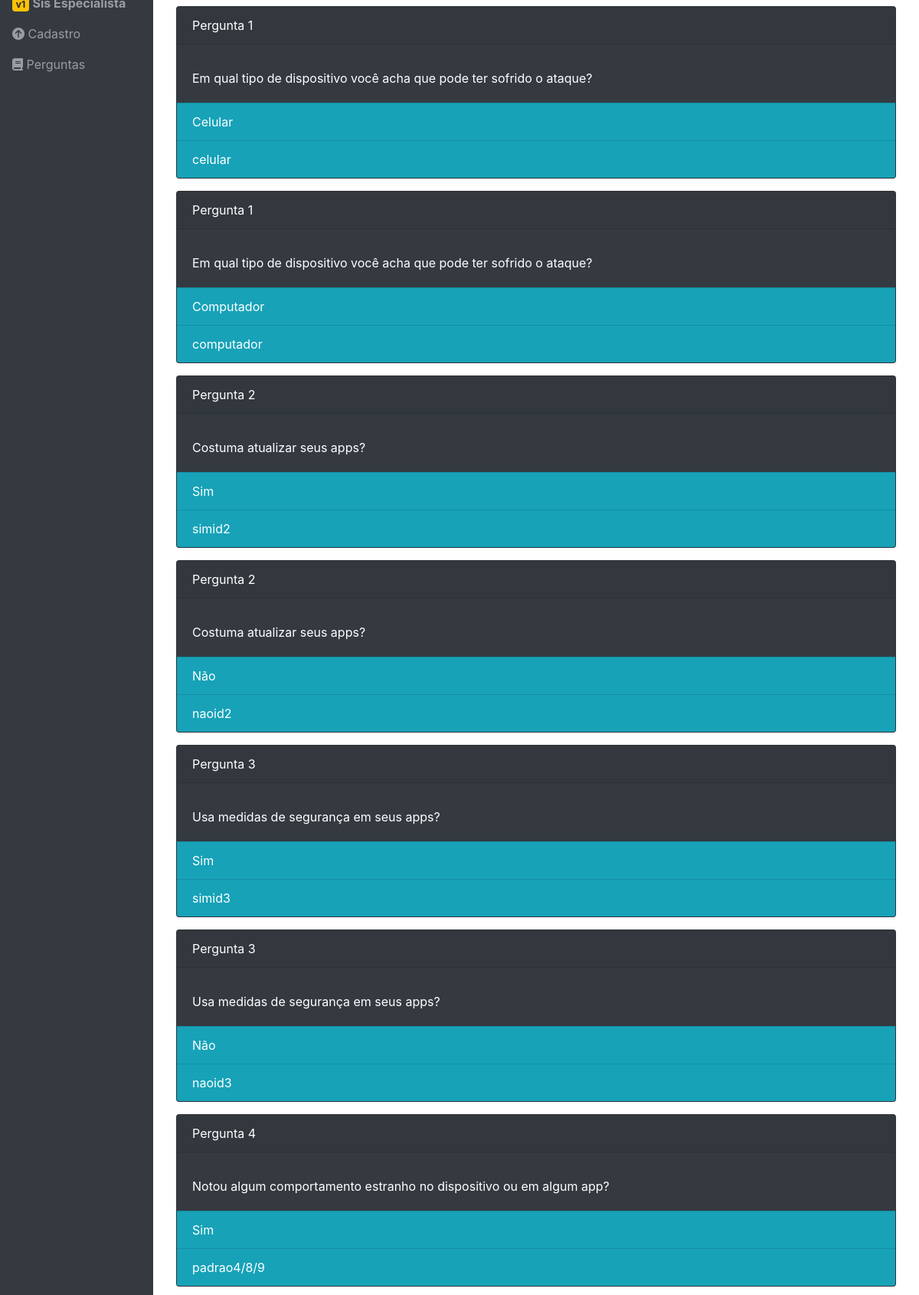
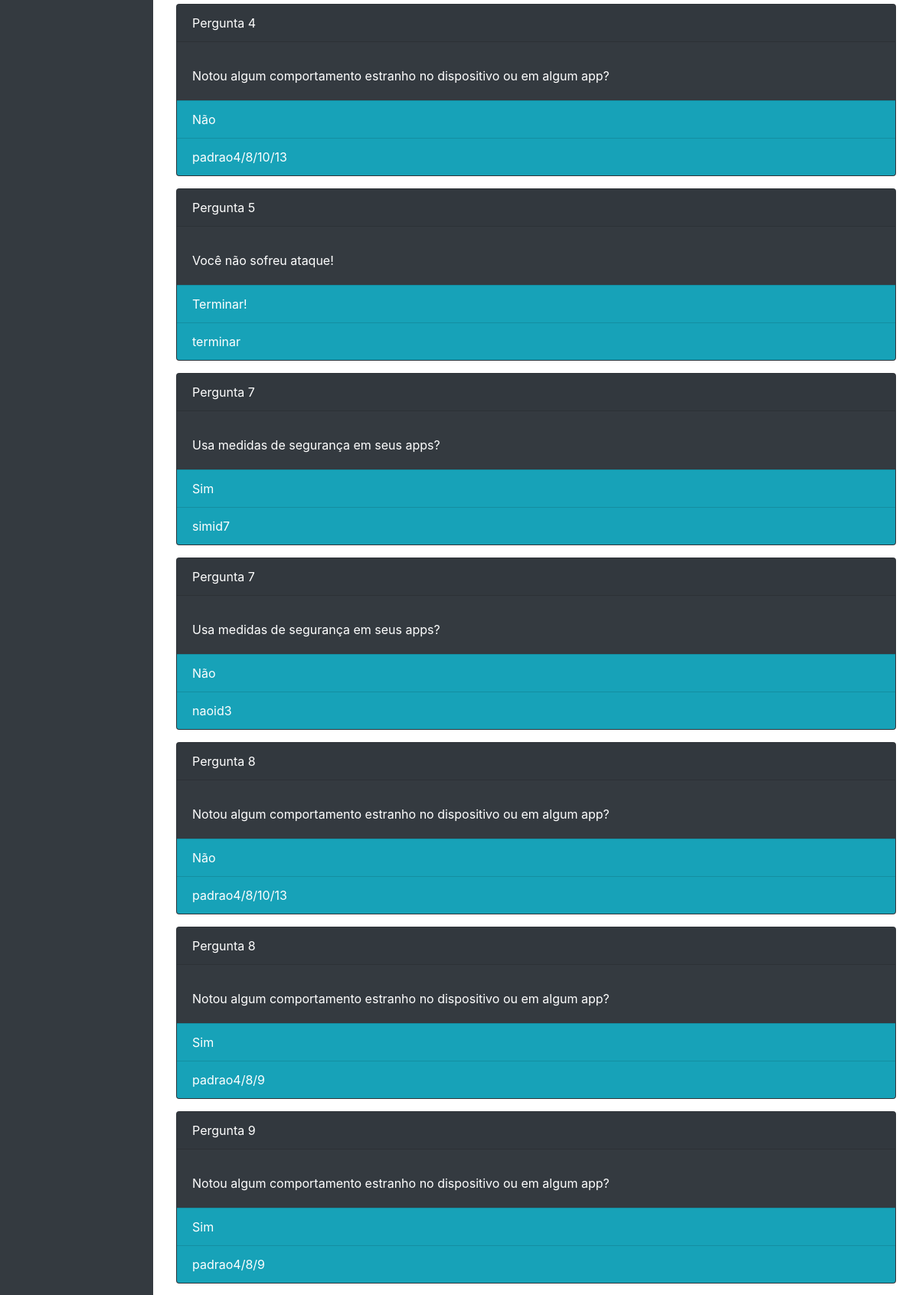
/perguntas.php (upper part), run on the app's committed database (2 pictures, top to bottom).
### tables this page shows
CREATE TABLE `tb_respostas` (
  `id_reposta` int(11) NOT NULL,
  `fk_id_pergunta` int(11) NOT NULL,
  `resp_return` varchar(200) NOT NULL,
  `valor` varchar(200) NOT NULL
);

CREATE TABLE `tb_questoes` (
  `id_pergunta` int(11) NOT NULL,
  `pergunta` varchar(300) NOT NULL,
  `resp_chamada` varchar(500) NOT NULL
);

### controller.php (called while the page is built, shortened)
<?php
require "questao.service.php";
require "conexao.php";
$acao = isset($_GET['acao']) ? $_GET['acao'] : $acao;
if ($acao == 'recuperaFalaInfinity') {
	$questao = new Questao();
	$resposta = new Resposta();
	$conexao = new Conexao();
	$questao->__set('resposta', $_POST['resposta']);
	$questaoService = new QuestaoService($conexao, $questao, $resposta);
	$questoes = $questaoService->recuperar();
	echo json_encode($questoes);
} else if ($acao == 'recuperaAll') {
	$questao = new Questao();
	$conexao = new Conexao();
	$resposta = new Resposta();
	$questaoService = new QuestaoService($conexao, $questao, $resposta);
	$questoes = $questaoService->recuperaAll();
} else if ($acao == 'recuperaPerguntas') {
	$questao = new Questao();
	$conexao = new Conexao();
	$resposta = new Resposta();
	$questaoService = new QuestaoService($conexao, $questao, $resposta);
	$questoes = $questaoService->recuperaPerguntas();
}
	?>

### conexao.php (called while the page is built)
<?php
class Conexao {
	private $host = 'localhost';
	private $dbname = 'facu';
	private $user = 'root';
	private $pass = '';
	public function conectar() {
		try {
			$conn = new PDO("mysql:host=$this->host;dbname=$this->dbname", "$this->user", "$this->pass");
			$conn->exec("SET CHARACTER SET utf8");
			return $conn;
		} catch(PDOException $e) {
			echo 'Erro de conexão: ' . $e->getMessage();
		}
	}
}
?>

### questao.service.php (called while the page is built, shortened)
<?php
class QuestaoService {
	private $conexao;
	public function __construct(Conexao $conexao, Questao $questao, Resposta $resposta) {
		$this->conexao = $conexao->conectar();
	}
	public function recuperaAll() {
		$query = "
		SELECT
			q.pergunta, q.id_pergunta, r.resp_return, r.valor
		FROM
			tb_questoes as q
		INNER JOIN
			tb_respostas as r
		ON
			(q.id_pergunta = r.fk_id_pergunta)
		";
		$stmt = $this->conexao->prepare($query);
		$stmt->execute();
		return $stmt->fetchAll(PDO::FETCH_OBJ);
	}
}
?>

### perguntas.php (the view, shortened to what this page needs)
<?php
require 'controller.php';
?>
<!DOCTYPE html>
<html lang="pt-br">
<head>
	<link rel="stylesheet" type="text/css" href="css/style.css">
	<link rel="stylesheet" href="css/estilo.css">
	<link rel="stylesheet" href="https://stackpath.bootstrapcdn.com/bootstrap/4.1.3/css/bootstrap.min.css">
</head>
<body style="margin-top: -24px">
	<div class="container-fluid">
		<div class="row min-vh-100">
			<aside class="col-12 col-md-2 p-0 bg-dark" style="margin-bottom: -5%">
				<nav class="navbar navbar-expand navbar-dark bg-dark flex-md-column flex-row align-items-start py-2">
					<div class="collapse navbar-collapse">
						<ul class="flex-md-column flex-row navbar-nav w-100 justify-content-between">
							<li class="nav-item">
								<a class="nav-link pl-0 text-nowrap sisesp" href="index.php"><span class="badge badge-warning">v1</span> <span class="font-weight-bold">Sis Especialista </span></a>
							</li>
							<li class="nav-item">
								<a class="nav-link pl-0" href="inserir.php"><i class="fas fa-arrow-circle-up"></i> <span class="d-none d-md-inline">Cadastro</span></a>
							</li>
							<li class="nav-item">
								<a class="nav-link pl-0" href="perguntas.php"><i class="fas fa-book"></i> <span class="d-none d-md-inline">Perguntas</span></a>
							</li>
						</ul>
					</div>
				</nav>
			</aside>
			<main class="col bg-faded py-3">
				<div class="container mt-3">
			<? foreach ($questoes as $key => $value) { ?>
				<div class="card text-white bg-dark mb-3">
					<div class="card-header">
						Pergunta <?= $value->id_pergunta ?>
					</div>
					<div class="card-body">
						<p class="card-text"><?= $value->pergunta ?></p>
					</div>
					<div class="card-footer bg-info"><?= $value->resp_return ?></div>
					<div class="card-footer bg-info"><?= $value->valor ?></div>
				</div>
			<? } ?>
		</div>
			</main>
		</div>
	</div>
</body>
</html>

### perguntas.php (style rules this page uses)
.row { height: 100% }

### data on the page
tb_respostas: fk_id_pergunta.id_pergunta "1", fk_id_pergunta.pergunta "Em qual tipo de dispositivo você acha que pode ter sofrido o ataque?", resp_return "Celular", valor "celular"
tb_respostas: fk_id_pergunta.id_pergunta "1", fk_id_pergunta.pergunta "Em qual tipo de dispositivo você acha que pode ter sofrido o ataque?", resp_return "Computador", valor "computador"
tb_respostas: fk_id_pergunta.id_pergunta "2", fk_id_pergunta.pergunta "Costuma atualizar seus apps?", resp_return "Sim", valor "simid2"
tb_respostas: fk_id_pergunta.id_pergunta "2", fk_id_pergunta.pergunta "Costuma atualizar seus apps?", resp_return "Não", valor "naoid2"
tb_respostas: fk_id_pergunta.id_pergunta "3", fk_id_pergunta.pergunta "Usa medidas de segurança em seus apps?", resp_return "Sim", valor "simid3"
tb_respostas: fk_id_pergunta.id_pergunta "3", fk_id_pergunta.pergunta "Usa medidas de segurança em seus apps?", resp_return "Não", valor "naoid3"
tb_respostas: fk_id_pergunta.id_pergunta "4", fk_id_pergunta.pergunta "Notou algum comportamento estranho no dispositivo ou em algum app?", resp_return "Sim", valor "padrao4/8/9"
tb_respostas: fk_id_pergunta.id_pergunta "4", fk_id_pergunta.pergunta "Notou algum comportamento estranho no dispositivo ou em algum app?", resp_return "Não", valor "padrao4/8/10/13"
tb_respostas: fk_id_pergunta.id_pergunta "5", fk_id_pergunta.pergunta "Você não sofreu ataque!", resp_return "Terminar!", valor "terminar"
tb_respostas: fk_id_pergunta.id_pergunta "7", fk_id_pergunta.pergunta "Usa medidas de segurança em seus apps?", resp_return "Sim", valor "simid7"
tb_respostas: fk_id_pergunta.id_pergunta "7", fk_id_pergunta.pergunta "Usa medidas de segurança em seus apps?", resp_return "Não", valor "naoid3"
tb_respostas: fk_id_pergunta.id_pergunta "8", fk_id_pergunta.pergunta "Notou algum comportamento estranho no dispositivo ou em algum app?", resp_return "Não", valor "padrao4/8/10/13"
tb_respostas: fk_id_pergunta.id_pergunta "8", fk_id_pergunta.pergunta "Notou algum comportamento estranho no dispositivo ou em algum app?", resp_return "Sim", valor "padrao4/8/9"
tb_respostas: fk_id_pergunta.id_pergunta "9", fk_id_pergunta.pergunta "Notou algum comportamento estranho no dispositivo ou em algum app?", resp_return "Sim", valor "padrao4/8/9"
